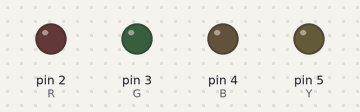
Bench run of a sketch on a simulated Arduino Uno, built with avr-gcc and run on an emulated ATmega328P. Shown: output pins drawn as LEDs (lit = HIGH). What the sketch prints to the serial monitor is not drawn.

Above: at 0.2 s.
Timing chart, 0 to 3.2 s (numbered marks = the images above):
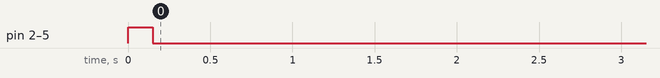

The sketch:

Quad_Ctrl.ino
```cpp
// Motor Pins
int Y = 5;
int B = 4;
int G = 3;
int R = 2;

float e = 0.5; // Throttle Fraction
float f = 0.2; // Yaw Fraction
float g = 0.15; // Roll Fraction
float h = 0.15; // Pitch Fraction

// Quad Copter Flight Controller Simulation
  // Constant Roll/Pitch Control Scheme
  //
  // Quad-Copter Motor Layout:
  //
  //         Front
  //           ^
  //     R     |      B
  //     cw          ccw
  //      (0)     (1)
  //         %   %
  //          % %
  //           @
  //          % %
  //         %   %
  //      (2)     (1)
  //     ccw         cw
  //     Y            G

// Inputs:
  // t = throttle input. Number between 0 and 1.
  // y = Yaw input. Number between 0 and 1.
  // r = Roll input. Number between 0 and 1.
  // p = Pitch input. Number between 0 and 1.
  //
  // e = thrust fraction. Number between 0 and 1 following these rules:
  // f = Yaw Fraction. Number between 0 and 1 following these rules:
  // g = Roll Fraction. Number between 0 and 1 following these rules:
  // h = Pitch Fraction. Number between 0 and 1 following these rules:
  //       e + f + g + h <= 1
  //       f + g + h <= e

void setup() {
  // set pin modes
  pinMode(R, OUTPUT);
  pinMode(G, OUTPUT);
  pinMode(B, OUTPUT);
  pinMode(Y, OUTPUT);

  // init
  Serial.begin(9600);

  flash();
}

void loop() {
 readInput_Float();
}

float readInput_Float(){
  int joystick;
  int axis;
  float input;
  int command;
  int isConnect;
  int light = 0;
  float t = 0; // Throttle [0,1]
  float y = 0; // Yaw [-1,1]
  float r = 0; // Roll [-1,1]
  float p = 0; // Pitch [-1,1]
  float Tarray[] = {0,0}; // Current Throttle {wT,dwT}
  float wT = 0;
  unsigned long  timeNow = millis();
  int conStat = 0;
  String response = " ";


  while(1){
     if(Serial.available()){

      command = Serial.read();

      if(command == '<'){
        joystick = Serial.parseInt();
        axis = Serial.parseInt();
        input = Serial.parseFloat();

        if(Serial.read() == '>'){
          // Change Control Values
          if(joystick == 1){
            if(axis == 1){
              input *= -1;
              t = input;
            }
            else if(axis == 2){
              y = input;
            }
          }
          else if(joystick == 2){
            if(axis == 1){
              input *= -1;
              p = input;
            }
            else if(axis == 2){
              input *= -1;
              r = input;
            }
          }
          conStat = 0;
        }
      }
      else if(command == 97){
        flash();
        conStat = 0;
      }
      else if(command == 98){
        if(light == 0){
          light = lightON();
        }
        else if(light == 1){
          light = lightOFF();
        }
        conStat = 0;
      }
      else if(command == 45){
        response = Serial.readStringUntil('-');
        if(response == "hi"){
          flash();
          conStat = 0;
        }
      }
      timeNow = millis();
    }
    else if(!Serial.available() && conStat == 1){
      if(millis()-timeNow > 2000){
        while(1){
          flash();
          delay(100);
        }
      }
    }
    else if(!Serial.available() && conStat == 0){
      if(millis()-timeNow > 5000){
        Serial.write("hello");
        conStat = 1;
        timeNow = millis();
      }
    }
    wT = motor_write(t,y,r,p,wT);

  }
}

// Functions

int floatTOint(float input){
  int result = round(255*input);
  return result;
}

void flash(){
  digitalWrite(R,HIGH);
  digitalWrite(G,HIGH);
  digitalWrite(B,HIGH);
  digitalWrite(Y,HIGH);

  delay(150);

  digitalWrite(R,LOW);
  digitalWrite(G,LOW);
  digitalWrite(B,LOW);
  digitalWrite(Y,LOW);
}

int lightON(){
  int light = 1;
  digitalWrite(R,HIGH);
  digitalWrite(G,HIGH);
  digitalWrite(B,HIGH);
  digitalWrite(Y,HIGH);
  return light;
}

int lightOFF(){
  int light = 0;
  digitalWrite(R,LOW);
  digitalWrite(G,LOW);
  digitalWrite(B,LOW);
  digitalWrite(Y,LOW);
  return light;
}
//
//void conCheck(){
//
//  String response = " ";
//
//  if(Serial.available()){
//    response = Serial.readString();
//  }
//  if(response == "hi"){
//    flash();
//
//  }
//}

//void motorOutput(int joystick,int axis,float input,float t,float y,float r,float p){
//
//
//  // Define Control Constants
//  float e = 0.5; // Throttle Fraction
//  float f = 0.2; // Yaw Fraction
//  float g = 0.15; // Roll Fraction
//  float h = 0.15; // Pitch Fraction
//
//  // Define Output Array
//  float omega[4];
//  float omega_yaw[4];
//  float omega_roll[4];
//  float omega_pitch[4];
//  int omega_int[4];
//
//  // Change Control Values
//  if(joystick == 1){
//    if(axis == 1){
//      t = input;
//    }
//    else if(axis == 2){
//      y = input;
//    }
//  }
//  else if(joystick == 2){
//    if(axis == 1){
//      input *= -1;
//      p = input;
//    }
//    else if(axis == 2){
//      r = input;
//    }
//  }
//
//  // Control Equations
//  omega[4] = alt_ctrl(t,e);
//
////  omega_yaw[4] = yaw_ctrl(y, f, omega);
////  omega_roll[4] = roll_ctrl(r, g, omega);
////  omega_pitch[4] = pitch_ctrl(p, h, omega);
//
////  for(int x = 0; x < 4; x++){
////  omega[x] = omega_yaw[x] + omega_roll[x] + omega_pitch[x];
////  }
//
//  // Convert float to int
//  omega_int[0] = floatTOint(omega[0]);
//  omega_int[1] = floatTOint(omega[1]);
//  omega_int[2] = floatTOint(omega[2]);
//  omega_int[3] = floatTOint(omega[3]);
//
//  analogWrite(R,omega_int[0]);
//  analogWrite(B,omega_int[1]);
//  analogWrite(Y,omega_int[2]);
//  analogWrite(G,omega_int[3]);
//}
```

a_ctrl_functions.ino
```cpp
// Functions
//
// List of functions:
// alt_ctrl
// yaw_ctrl
// roll_ctrl
// pitch_ctrl

float alt_ctrl(float t, float e){
  // Altitude Control Function
  // Function produces an acceleration along the vertical axis of the
  // quad-copter corresponding to control input from Throttle Joystick.
  //
  // Inputs:
  // t = throttle input. Number between 0 and 1.
  // e = thrust fraction. Number between 0 and 1 following these rules:
  //       e + f + g + h <= 1
  //       f + g + h <= e
  // Outputs:
  // omega = A 4x1 array of angular velocities of each motor respectively.
  //          Number is dimensionless between 0 and 1.

  float omega[4];


  for(int i = 0; i < 4; i++){
    omega[i] = e*t;
  }
  return omega[4];
}

float yaw_ctrl(float y, float f, float omega0[4]){
//   Yaw Control Function
//
//   Function produces an angular acceleration along the quad-copter's yaw
//   axis corresponding to control input from Yaw Joystick.
//
//   Inputs:
//   y = Yaw input. Number between 0 and 1.
//   f = Yaw Fraction. Number between 0 and 1 following these rules:
//         e + f + g + h <= 1
//         f + g + h <= e
//   omega0 = A 4x1 array of angular velocities of each motor respectively
//             calculated from the altitude control function.
//             Number is dimensionless between 0 and 1.
//
//   Outputs:
//   omega = A 4x1 array of angular velocities of each motor respectively.
//             Number is dimensionless between 0 and 1.

  float omega[4];

  omega[0] = omega0[0] + y*f;
  omega[1] = omega0[1] - y*f;
  omega[2] = omega0[2] - y*f;
  omega[3] = omega0[3] + y*f;

  return omega[4];
}

float roll_ctrl(float r, float g, float omega0[4]){
  // Yaw Control Function
  //
  // Function produces an angle along the quad-copter's roll axis
  // corresponding to control input from Roll Joystick.
  //
  // Inputs:
  // r = Roll input. Number between 0 and 1.
  // g = Roll Fraction. Number between 0 and 1 following these rules:
  //       e + f + g + h <= 1
  //       f + g + h <= e
  // omega0 = A 4x1 array of angular velocities of each motor respectively
  //           calculated from the altitude control function.
  //           Number is dimensionless between 0 and 1.
  //
  // Outputs:
  // omega = A 4x1 array of angular velocities of each motor respectively.
  //           Number is dimensionless between 0 and 1.

  float omega[4];

  omega[0] = omega0[0] - g*r;
  omega[1] = omega0[1] + g*r;
  omega[2] = omega0[2] - g*r;
  omega[3] = omega0[3] + g*r;

  return omega[4];
}

float pitch_ctrl(float p,float h,float omega0[4]){
  // Pitch Control Function
  //
  // Function produces an angle along the quad-copter's roll axis
  // corresponding to control input from Roll Joystick.
  //
  // Inputs:
  // p = Pitch input. Number between 0 and 1.
  // h = Pitch Fraction. Number between 0 and 1 following these rules:
  //       e + f + g + h <= 1
  //       f + g + h <= e
  // omega0 = A 4x1 array of angular velocities of each motor respectively
  //           calculated from the altitude control function.
  //           Number is dimensionless between 0 and 1.
  //
  // Outputs:
  // omega = A 4x1 array of angular velocities of each motor respectively.
  //           Number is dimensionless between 0 and 1.

  float omega[4];

  omega[0] = omega0[0] - h*p;
  omega[1] = omega0[1] - h*p;
  omega[2] = omega0[2] + h*p;
  omega[3] = omega0[3] + h*p;

  return omega[4];
}
```

c_motor_ctrl.ino
```cpp
// Individual motor writes
float motor_write(float t, float y, float r, float p, float wT0){
  float wT = throttle(t,wT0);
  motor_LF(y,r,p,wT);
  motor_RF(y,r,p,wT);
  motor_LR(y,r,p,wT);
  motor_RR(y,r,p,wT);
  return wT;
}

void motor_LF(float y, float r, float p, float wT){
  float wY = y*f;
  float wR = - g*r;
  float wP = - h*p;
  float w = wT + wY + wR + wP;

  if(w <= 0){
    w = 0;
  }
  analogWrite(R,floatTOint(w));
}

void motor_RF(float y, float r, float p, float wT){
  float wY = - y*f;
  float wR = g*r;
  float wP = - h*p;
  float w = wT + wY + wR + wP;

  if(w <= 0){
    w = 0;
  }
  analogWrite(B,floatTOint(w));
}

void motor_LR(float y, float r, float p, float wT){
  float wY = - y*f;
  float wR = - g*r;
  float wP = h*p;
  float w = wT + wY + wR + wP;

  if(w <= 0){
    w = 0;
  }
  analogWrite(Y,floatTOint(w));
}

void motor_RR(float y, float r, float p, float wT){
  float wY = y*f;
  float wR = g*r;
  float wP = h*p;
  float w = wT + wY + wR + wP;

  if(w <= 0){
    w = 0;
  }
  analogWrite(G,floatTOint(w));
}

float throttle(float t, float wT0){
  float curve_mod = 1.5;
  float max_rate = 0.001;
  float dwT;

  if(t >= 0){
    dwT = (pow( t, curve_mod)) * max_rate;
  }
  else if(t < 0){
    dwT = -(pow( abs(t), curve_mod)) * max_rate;
  }
  float wT = wT0 + dwT;
  if(wT > e){
    wT = e;
  }
  else if(wT < 0){
    wT = 0;
  }
  return wT;
}
```

d_motor_ctrl2.ino
```cpp
// Individual motor writes
float motor_write2(float t, float y, float r, float p, float wT0){
  float wT = throttle(t,wT0);
  motor_LF2(y,r,p,wT);
  motor_RF2(y,r,p,wT);
  motor_LR2(y,r,p,wT);
  motor_RR2(y,r,p,wT);
  return wT;
}

void motor_LF2(float y, float r, float p, float wT){
  float wY = y*f;
  float wR = - g*r;
  float wP = - h*p;
  float w = wT + wY + wR + wP;

  if(w <= 0){
    w = 0;
  }
  motorBlink(R, w);
}

void motor_RF2(float y, float r, float p, float wT){
  float wY = - y*f;
  float wR = g*r;
  float wP = - h*p;
  float w = wT + wY + wR + wP;

  if(w <= 0){
    w = 0;
  }
  motorBlink(B, w);
}

void motor_LR2(float y, float r, float p, float wT){
  float wY = - y*f;
  float wR = - g*r;
  float wP = h*p;
  float w = wT + wY + wR + wP;

  if(w <= 0){
    w = 0;
  }
  motorBlink(Y, w);
}

void motor_RR2(float y, float r, float p, float wT){
  float wY = y*f;
  float wR = g*r;
  float wP = h*p;
  float w = wT + wY + wR + wP;

  if(w <= 0){
    w = 0;
  }
  motorBlink(G, w);
}

float throttle2(float t, float wT0){
  float curve_mod = 1.5;
  float max_rate = 0.001;
  float dwT;

  if(t >= 0){
    dwT = (pow( t, curve_mod)) * max_rate;
  }
  else if(t < 0){
    dwT = -(pow( abs(t), curve_mod)) * max_rate;
  }
  float wT = wT0 + dwT;
  if(wT > e){
    wT = e;
  }
  else if(wT < 0){
    wT = 0;
  }
  return wT;
}

void motorBlink(int pin, float w){
  float interval;
  int timescale = 100;

  if(w == 0){
    digitalWrite(pin,LOW);
  }
  else if(w == 1){
    digitalWrite(pin,HIGH);
  }
  else{
    interval = (1 - w) * timescale;
    interval = (int) interval;

    digitalWrite(pin,HIGH);
    delay(interval);
    digitalWrite(pin,LOW);
  }
}
```

Measured:
- by itself, pin 2 (R), pin 3 (G), pin 4 (B), pin 5 (Y): repeats every 0.25 s: HIGH 0.15 s, LOW 0.10 s
